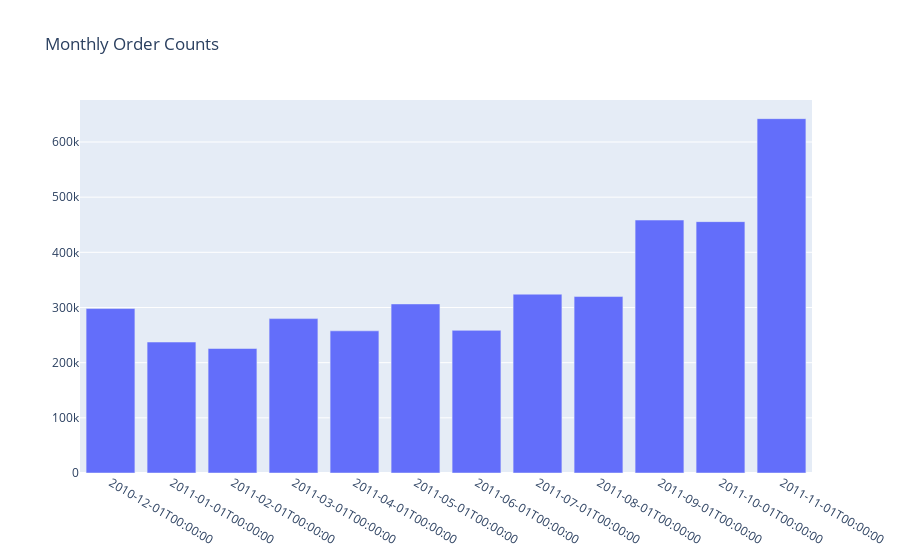
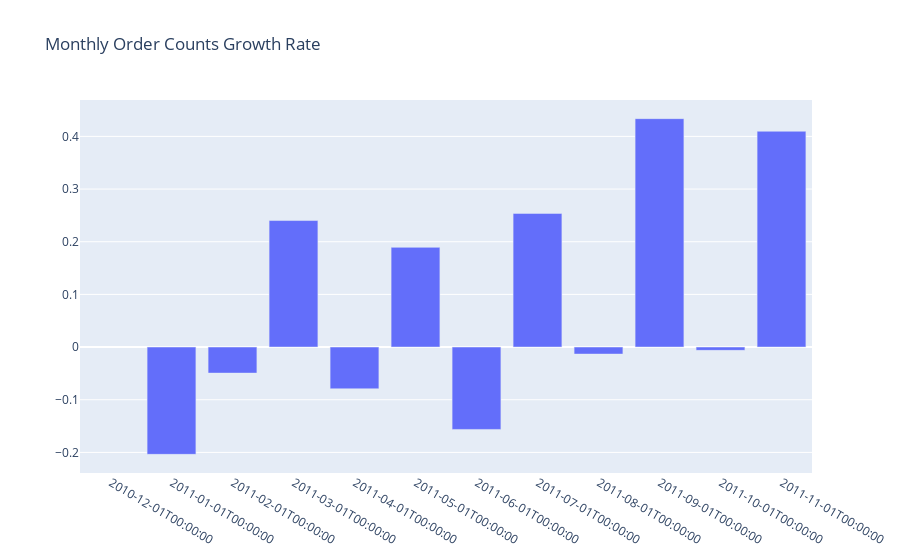

Notebook source saved alongside these figures, in order:
### Code cell
go_plot1 = [
    go.Bar(
        x = uk_order_counts.iloc[:-1]['year_month'], 
        y =uk_order_counts.iloc[:-1]['order_count'])
]

go_layout1 = go.Layout(
    xaxis = {'type':'category'},
    title = 'Monthly Order Counts'
)

fig1 = go.Figure(data = go_plot1, layout = go_layout1)


go_plot2 = [
    go.Bar(
        x = uk_order_counts.iloc[:-1]['year_month'], 
        y =uk_order_counts.iloc[:-1]['pct_change'])
]

go_layout2 = go.Layout(
    xaxis = {'type':'category'},
    title = 'Monthly Order Counts Growth Rate'
)

fig2 = go.Figure(data = go_plot2, layout = go_layout2)

pyoff.iplot(fig1)
pyoff.iplot(fig2)

### Figure 1 — Plotly figure (JSON) as saved in the notebook; plotly's stock layout.template omitted (floating-point values rounded to 4 significant figures)
{"data": [{"type": "bar", "x": ["2010-12-01T00:00:00", "2011-01-01T00:00:00", "2011-02-01T00:00:00", "2011-03-01T00:00:00", "2011-04-01T00:00:00", "2011-05-01T00:00:00", "2011-06-01T00:00:00", "2011-07-01T00:00:00", "2011-08-01T00:00:00", "2011-09-01T00:00:00", "2011-10-01T00:00:00", "2011-11-01T00:00:00"], "y": [298101, 237381, 225641, 279843, 257666, 306452, 258522, 324129, 319804, 458490, 455612, 642281]}], "layout": {"title": {"text": "Monthly Order Counts"}, "xaxis": {"type": "category"}}}

### Figure 2 — Plotly figure (JSON) as saved in the notebook; plotly's stock layout.template omitted (floating-point values rounded to 4 significant figures)
{"data": [{"type": "bar", "x": ["2010-12-01T00:00:00", "2011-01-01T00:00:00", "2011-02-01T00:00:00", "2011-03-01T00:00:00", "2011-04-01T00:00:00", "2011-05-01T00:00:00", "2011-06-01T00:00:00", "2011-07-01T00:00:00", "2011-08-01T00:00:00", "2011-09-01T00:00:00", "2011-10-01T00:00:00", "2011-11-01T00:00:00"], "y": [null, -0.2037, -0.04946, 0.2402, -0.07925, 0.1893, -0.1564, 0.2538, -0.01334, 0.4337, -0.006277, 0.4097]}], "layout": {"title": {"text": "Monthly Order Counts Growth Rate"}, "xaxis": {"type": "category"}}}
